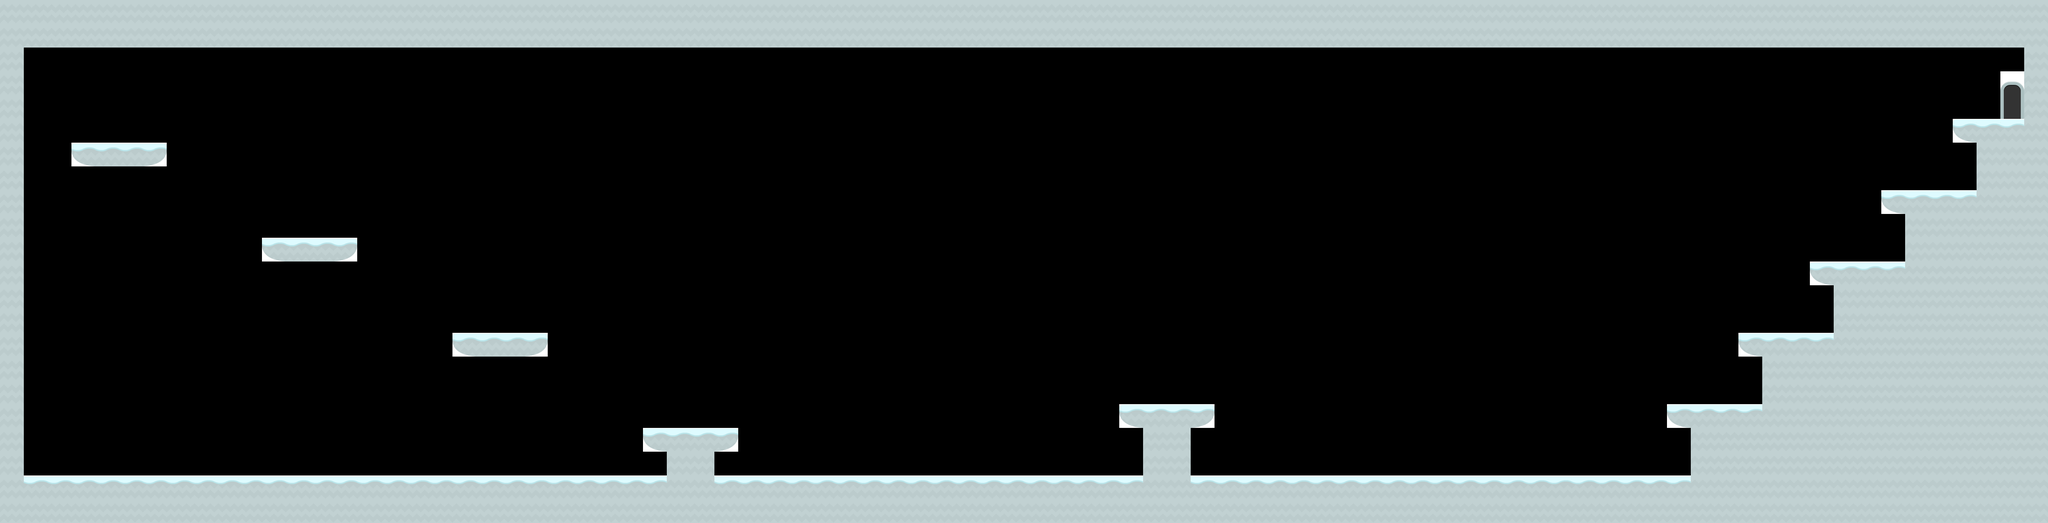

This game map was drawn from its Tiled (.tmx) file and the tilesets committed beside it. A one-line description and the full map source follow:
An orthogonal 86x22 tile map with 70x70 px tiles, 1 tile layer (Tile Layer 1) and 14 objects (12x enemy, player, player2).

<map version="1.0" orientation="orthogonal" renderorder="left-down" width="86" height="22" tilewidth="70" tileheight="70">
 <tileset firstgid="1" name="tiles_spritesheet" tilewidth="70" tileheight="70">
  <image source="tiles_spritesheet.png" width="840" height="910" />
 </tileset>
 <layer name="Tile Layer 1" width="86" height="22">
  <data encoding="csv">
155,155,155,155,155,155,155,155,155,155,155,155,155,155,155,155,155,155,155,155,155,155,155,155,155,155,155,155,155,155,155,155,155,155,155,155,155,155,155,155,155,155,155,155,155,155,155,155,155,155,155,155,155,155,155,155,155,155,155,155,155,155,155,155,155,155,155,155,155,155,155,155,155,155,155,155,155,155,155,155,155,155,155,155,155,155,
155,155,155,155,155,155,155,155,155,155,155,155,155,155,155,155,155,155,155,155,155,155,155,155,155,155,155,155,155,155,155,155,155,155,155,155,155,155,155,155,155,155,155,155,155,155,155,155,155,155,155,155,155,155,155,155,155,155,155,155,155,155,155,155,155,155,155,155,155,155,155,155,155,155,155,155,155,155,155,155,155,155,155,155,155,155,
155,0,0,0,0,0,0,0,0,0,0,0,0,0,0,0,0,0,0,0,0,0,0,0,0,0,0,0,0,0,0,0,0,0,0,0,0,0,0,0,0,0,0,0,0,0,0,0,0,0,0,0,0,0,0,0,0,0,0,0,0,0,0,0,0,0,0,0,0,0,0,0,0,0,0,0,0,0,0,0,0,0,0,0,0,155,
155,0,0,0,0,0,0,0,0,0,0,0,0,0,0,0,0,0,0,0,0,0,0,0,0,0,0,0,0,0,0,0,0,0,0,0,0,0,0,0,0,0,0,0,0,0,0,0,0,0,0,0,0,0,0,0,0,0,0,0,0,0,0,0,0,0,0,0,0,0,0,0,0,0,0,0,0,0,0,0,0,0,0,0,46,155,
155,0,0,0,0,0,0,0,0,0,0,0,0,0,0,0,0,0,0,0,0,0,0,0,0,0,0,0,0,0,0,0,0,0,0,0,0,0,0,0,0,0,0,0,0,0,0,0,0,0,0,0,0,0,0,0,0,0,0,0,0,0,0,0,0,0,0,0,0,0,0,0,0,0,0,0,0,0,0,0,0,0,0,0,58,155,
155,0,0,0,0,0,0,0,0,0,0,0,0,0,0,0,0,0,0,0,0,0,0,0,0,0,0,0,0,0,0,0,0,0,0,0,0,0,0,0,0,0,0,0,0,0,0,0,0,0,0,0,0,0,0,0,0,0,0,0,0,0,0,0,0,0,0,0,0,0,0,0,0,0,0,0,0,0,0,0,0,0,5,135,135,155,
155,0,0,5,135,135,136,0,0,0,0,0,0,0,0,0,0,0,0,0,0,0,0,0,0,0,0,0,0,0,0,0,0,0,0,0,0,0,0,0,0,0,0,0,0,0,0,0,0,0,0,0,0,0,0,0,0,0,0,0,0,0,0,0,0,0,0,0,0,0,0,0,0,0,0,0,0,0,0,0,0,0,0,155,155,155,
155,0,0,0,0,0,0,0,0,0,0,0,0,0,0,0,0,0,0,0,0,0,0,0,0,0,0,0,0,0,0,0,0,0,0,0,0,0,0,0,0,0,0,0,0,0,0,0,0,0,0,0,0,0,0,0,0,0,0,0,0,0,0,0,0,0,0,0,0,0,0,0,0,0,0,0,0,0,0,0,0,0,0,155,155,155,
155,0,0,0,0,0,0,0,0,0,0,0,0,0,0,0,0,0,0,0,0,0,0,0,0,0,0,0,0,0,0,0,0,0,0,0,0,0,0,0,0,0,0,0,0,0,0,0,0,0,0,0,0,0,0,0,0,0,0,0,0,0,0,0,0,0,0,0,0,0,0,0,0,0,0,0,0,0,0,5,135,135,135,155,155,155,
155,0,0,0,0,0,0,0,0,0,0,0,0,0,0,0,0,0,0,0,0,0,0,0,0,0,0,0,0,0,0,0,0,0,0,0,0,0,0,0,0,0,0,0,0,0,0,0,0,0,0,0,0,0,0,0,0,0,0,0,0,0,0,0,0,0,0,0,0,0,0,0,0,0,0,0,0,0,0,0,155,155,155,155,155,155,
155,0,0,0,0,0,0,0,0,0,0,5,135,135,136,0,0,0,0,0,0,0,0,0,0,0,0,0,0,0,0,0,0,0,0,0,0,0,0,0,0,0,0,0,0,0,0,0,0,0,0,0,0,0,0,0,0,0,0,0,0,0,0,0,0,0,0,0,0,0,0,0,0,0,0,0,0,0,0,0,155,155,155,155,155,155,
155,0,0,0,0,0,0,0,0,0,0,0,0,0,0,0,0,0,0,0,0,0,0,0,0,0,0,0,0,0,0,0,0,0,0,0,0,0,0,0,0,0,0,0,0,0,0,0,0,0,0,0,0,0,0,0,0,0,0,0,0,0,0,0,0,0,0,0,0,0,0,0,0,0,0,0,5,135,135,135,155,155,155,155,155,155,
155,0,0,0,0,0,0,0,0,0,0,0,0,0,0,0,0,0,0,0,0,0,0,0,0,0,0,0,0,0,0,0,0,0,0,0,0,0,0,0,0,0,0,0,0,0,0,0,0,0,0,0,0,0,0,0,0,0,0,0,0,0,0,0,0,0,0,0,0,0,0,0,0,0,0,0,0,155,155,155,155,155,155,155,155,155,
155,0,0,0,0,0,0,0,0,0,0,0,0,0,0,0,0,0,0,0,0,0,0,0,0,0,0,0,0,0,0,0,0,0,0,0,0,0,0,0,0,0,0,0,0,0,0,0,0,0,0,0,0,0,0,0,0,0,0,0,0,0,0,0,0,0,0,0,0,0,0,0,0,0,0,0,0,155,155,155,155,155,155,155,155,155,
155,0,0,0,0,0,0,0,0,0,0,0,0,0,0,0,0,0,0,5,135,135,136,0,0,0,0,0,0,0,0,0,0,0,0,0,0,0,0,0,0,0,0,0,0,0,0,0,0,0,0,0,0,0,0,0,0,0,0,0,0,0,0,0,0,0,0,0,0,0,0,0,0,5,135,135,135,155,155,155,155,155,155,155,155,155,
155,0,0,0,0,0,0,0,0,0,0,0,0,0,0,0,0,0,0,0,0,0,0,0,0,0,0,0,0,0,0,0,0,0,0,0,0,0,0,0,0,0,0,0,0,0,0,0,0,0,0,0,0,0,0,0,0,0,0,0,0,0,0,0,0,0,0,0,0,0,0,0,0,0,155,155,155,155,155,155,155,155,155,155,155,155,
155,0,0,0,0,0,0,0,0,0,0,0,0,0,0,0,0,0,0,0,0,0,0,0,0,0,0,0,0,0,0,0,0,0,0,0,0,0,0,0,0,0,0,0,0,0,0,0,0,0,0,0,0,0,0,0,0,0,0,0,0,0,0,0,0,0,0,0,0,0,0,0,0,0,155,155,155,155,155,155,155,155,155,155,155,155,
155,0,0,0,0,0,0,0,0,0,0,0,0,0,0,0,0,0,0,0,0,0,0,0,0,0,0,0,0,0,0,0,0,0,0,0,0,0,0,0,0,0,0,0,0,0,0,5,135,135,136,0,0,0,0,0,0,0,0,0,0,0,0,0,0,0,0,0,0,0,5,135,135,135,155,155,155,155,155,155,155,155,155,155,155,155,
155,0,0,0,0,0,0,0,0,0,0,0,0,0,0,0,0,0,0,0,0,0,0,0,0,0,0,5,135,135,136,0,0,0,0,0,0,0,0,0,0,0,0,0,0,0,0,0,155,155,0,0,0,0,0,0,0,0,0,0,0,0,0,0,0,0,0,0,0,0,0,155,155,155,155,155,155,155,155,155,155,155,155,155,155,155,
155,0,0,0,0,0,0,0,0,0,0,0,0,0,0,0,0,0,0,0,0,0,0,0,0,0,0,0,155,155,0,0,0,0,0,0,0,0,0,0,0,0,0,0,0,0,0,0,155,155,0,0,0,0,0,0,0,0,0,0,0,0,0,0,0,0,0,0,0,0,0,155,155,155,155,155,155,155,155,155,155,155,155,155,155,155,
155,135,135,135,135,135,135,135,135,135,135,135,135,135,135,135,135,135,135,135,135,135,135,135,135,135,135,135,155,155,135,135,135,135,135,135,135,135,135,135,135,135,135,135,135,135,135,135,155,155,135,135,135,135,135,135,135,135,135,135,135,135,135,135,135,135,135,135,135,135,135,155,155,155,155,155,155,155,155,155,155,155,155,155,155,155,
155,155,155,155,155,155,155,155,155,155,155,155,155,155,155,155,155,155,155,155,155,155,155,155,155,155,155,155,155,155,155,155,155,155,155,155,155,155,155,155,155,155,155,155,155,155,155,155,155,155,155,155,155,155,155,155,155,155,155,155,155,155,155,155,155,155,155,155,155,155,155,155,155,155,155,155,155,155,155,155,155,155,155,155,155,155
</data>
 </layer>
 <objectgroup name="Players">
  <object name="playerPosition" type="player" gid="1" x="309.091" y="384.848" />
  <object name="player2Position" type="player2" gid="1" x="193.939" y="381.818" />
 </objectgroup>
 <objectgroup name="Enemies">
  <object type="enemy" gid="49" x="2300" y="1400" />
  <object type="enemy" gid="49" x="1000" y="1400" />
  <object type="enemy" gid="49" x="1800" y="1400" />
  <object type="enemy" gid="49" x="3100" y="1400" />
  <object type="enemy" gid="49" x="200" y="1400" />
  <object type="enemy" gid="49" x="2700" y="1400" />
  <object type="enemy" gid="49" x="600" y="1400" />
  <object type="enemy" gid="49" x="1400" y="1400" />
  <object type="enemy" gid="49" x="4000" y="1400" />
  <object type="enemy" gid="49" x="4800" y="1400" />
  <object type="enemy" gid="49" x="4400" y="1400" />
  <object type="enemy" gid="49" x="3600" y="1400" />
 </objectgroup>
</map>